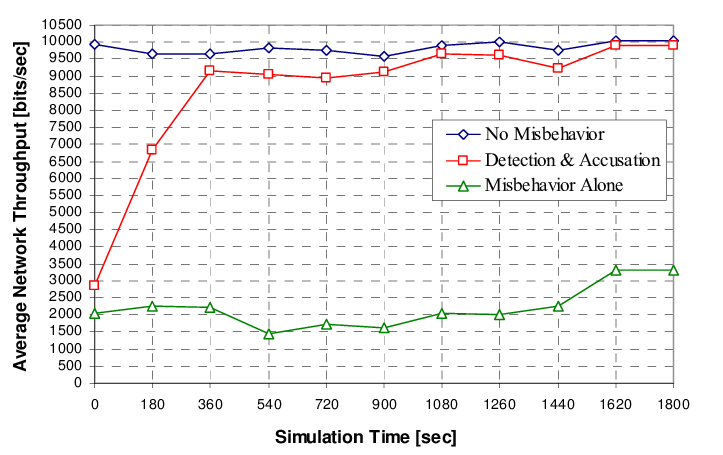
#> input picture images/Average-network-throughput-vs-simulation-time-120-nodes-Fig-6-depicts-the-value-of.png, 723 x 455 px
$ python -i extract_graph_data.py   (imports and definitions only)
#> lines starting #> are read from the running program, lines starting #| are printed output that depends on the picture; after the words box and inside, x2 and y2 are one past the last pixel; in counts of white or black regions, pixels touching at a corner belong together
import cv2
import numpy as np
from scipy import stats
from scipy.signal import find_peaks
from sklearn.preprocessing import PolynomialFeatures
from sklearn.linear_model import LinearRegression

def extract_graph_data(image_path):
    img = cv2.imread(image_path, 0)
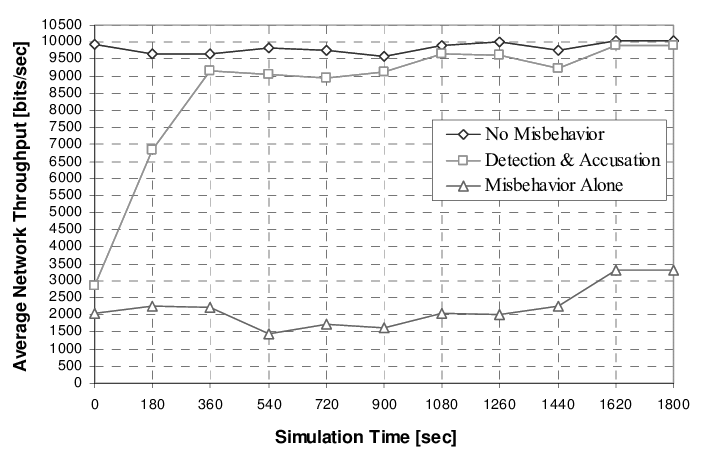
#> img: shape (455, 723); min 0, max 255, mean 242.8
    blurred = cv2.GaussianBlur(img, (5, 5), 0)
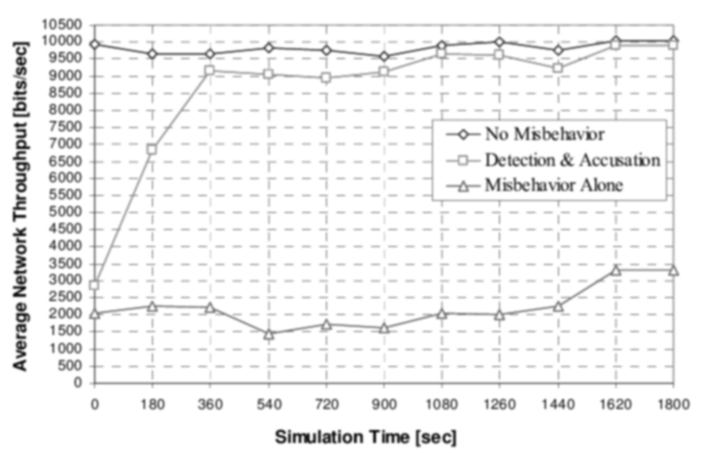
#> blurred: shape (455, 723); min 14, max 255, mean 242.8
    edges = cv2.Canny(blurred, 50, 150)
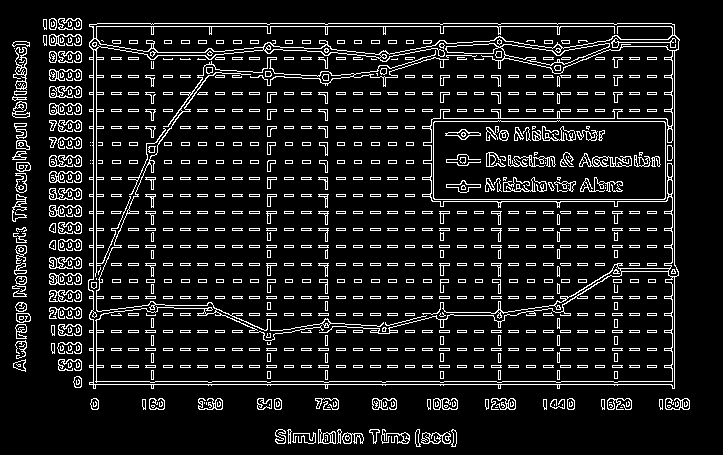
#> edges: shape (455, 723); 10.6% white in thin lines or dots, all inside (x1, y1, x2, y2) = (12, 18, 690, 447)
    contours, _ = cv2.findContours(edges, cv2.RETR_EXTERNAL, cv2.CHAIN_APPROX_SIMPLE)
#> contours = 179 contours, 103 with area under 20; largest, box (x1, y1, x2, y2) and area: (88, 23, 680, 389) 210150, (13, 47, 27, 90) 314, (421, 432, 451, 444) 243, (318, 429, 336, 444) 159, (15, 173, 27, 193) 156
    graph_points = []
    for contour in contours:
        for point in contour:
            graph_points.append(point[0])
#> this loop made 179 passes
#> contour on passes 5, 14, 15: [[449, 431]], [[620, 407], [622, 407]], [[495, 407], [497, 407]]
#> after the loop, graph_points = 4333 pairs, first value 12 to 689, second value 18 to 446
    return np.array(graph_points)

# [58 lines left out: functions analyze_data, predict_next_points, trend_analysis, find_inflection_points, calculate_derivatives, print_derivatives_and_inflection_points, not called in this run]

>>> result = extract_graph_data('../images/Average-network-throughput-vs-simulation-time-120-nodes-Fig-6-depicts-the-value-of.png')
#> result has the same summary as graph_points in extract_graph_data
